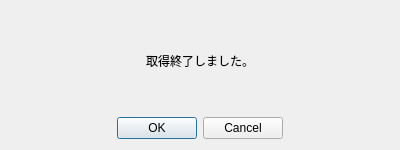
<?xml version="1.0" encoding="UTF-8"?>
<ui version="4.0">
 <class>Dialog</class>
 <widget class="QDialog" name="Dialog">
  <property name="geometry">
   <rect>
    <x>0</x>
    <y>0</y>
    <width>400</width>
    <height>150</height>
   </rect>
  </property>
  <property name="maximumSize">
   <size>
    <width>16777215</width>
    <height>150</height>
   </size>
  </property>
  <property name="windowTitle">
   <string>Dialog</string>
  </property>
  <layout class="QVBoxLayout" name="verticalLayout">
   <item>
    <widget class="QLabel" name="label">
     <property name="sizePolicy">
      <sizepolicy hsizetype="Expanding" vsizetype="Preferred">
       <horstretch>0</horstretch>
       <verstretch>0</verstretch>
      </sizepolicy>
     </property>
     <property name="text">
      <string>取得終了しました。</string>
     </property>
     <property name="alignment">
      <set>Qt::AlignCenter</set>
     </property>
    </widget>
   </item>
   <item alignment="Qt::AlignHCenter">
    <widget class="QDialogButtonBox" name="buttonBox">
     <property name="orientation">
      <enum>Qt::Horizontal</enum>
     </property>
     <property name="standardButtons">
      <set>QDialogButtonBox::Cancel|QDialogButtonBox::Ok</set>
     </property>
    </widget>
   </item>
  </layout>
 </widget>
 <resources/>
 <connections>
  <connection>
   <sender>buttonBox</sender>
   <signal>accepted()</signal>
   <receiver>Dialog</receiver>
   <slot>accept()</slot>
   <hints>
    <hint type="sourcelabel">
     <x>248</x>
     <y>254</y>
    </hint>
    <hint type="destinationlabel">
     <x>157</x>
     <y>274</y>
    </hint>
   </hints>
  </connection>
  <connection>
   <sender>buttonBox</sender>
   <signal>rejected()</signal>
   <receiver>Dialog</receiver>
   <slot>reject()</slot>
   <hints>
    <hint type="sourcelabel">
     <x>316</x>
     <y>260</y>
    </hint>
    <hint type="destinationlabel">
     <x>286</x>
     <y>274</y>
    </hint>
   </hints>
  </connection>
 </connections>
</ui>
